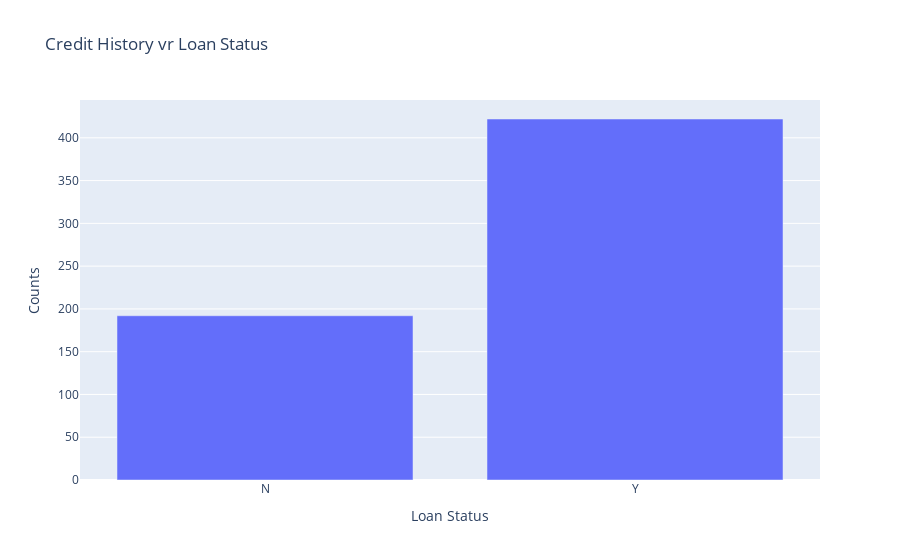

Notebook code for this chart:
### Code cell
fig=px.bar(result,x='Loan_Status',y='Credit_History',
          labels={'Loan_Status':'Loan Status','Credit_History':'Counts'},
          title='Credit History vr Loan Status')
fig.show()
#applicants with a credit history seems to have a high approval rate

### Figure 1 — Plotly figure (JSON) as saved in the notebook; plotly's stock layout.template omitted (floating-point values rounded to 4 significant figures)
{"data": [{"alignmentgroup": "True", "hovertemplate": "Loan Status=%{x}<br>Counts=%{y}<extra></extra>", "legendgroup": "", "marker": {"color": "#636efa", "pattern": {"shape": ""}}, "name": "", "offsetgroup": "", "orientation": "v", "showlegend": false, "textposition": "auto", "type": "bar", "x": ["N", "Y"], "xaxis": "x", "y": [192, 422], "yaxis": "y"}], "layout": {"autosize": true, "barmode": "relative", "legend": {"tracegroupgap": 0}, "title": {"text": "Credit History vr Loan Status"}, "xaxis": {"anchor": "y", "autorange": true, "domain": [0, 1], "range": [-0.5, 1.5], "title": {"text": "Loan Status"}, "type": "category"}, "yaxis": {"anchor": "x", "autorange": true, "domain": [0, 1], "range": [0, 444.2], "title": {"text": "Counts"}, "type": "linear"}}}
